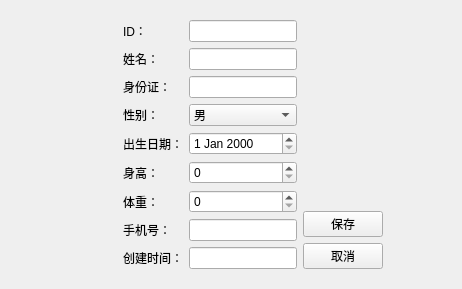
<?xml version="1.0" encoding="UTF-8"?>
<ui version="4.0">
 <class>PatientEditView</class>
 <widget class="QWidget" name="PatientEditView">
  <property name="geometry">
   <rect>
    <x>0</x>
    <y>0</y>
    <width>462</width>
    <height>289</height>
   </rect>
  </property>
  <property name="windowTitle">
   <string>编辑患者信息</string>
  </property>
  <layout class="QVBoxLayout" name="verticalLayout_2">
   <item>
    <spacer name="verticalSpacer_2">
     <property name="orientation">
      <enum>Qt::Orientation::Vertical</enum>
     </property>
     <property name="sizeHint" stdset="0">
      <size>
       <width>20</width>
       <height>40</height>
      </size>
     </property>
    </spacer>
   </item>
   <item>
    <layout class="QHBoxLayout" name="horizontalLayout_2">
     <item>
      <spacer name="horizontalSpacer">
       <property name="orientation">
        <enum>Qt::Orientation::Horizontal</enum>
       </property>
       <property name="sizeType">
        <enum>QSizePolicy::Policy::Fixed</enum>
       </property>
       <property name="sizeHint" stdset="0">
        <size>
         <width>112</width>
         <height>20</height>
        </size>
       </property>
      </spacer>
     </item>
     <item>
      <layout class="QHBoxLayout" name="horizontalLayout">
       <item>
        <layout class="QFormLayout" name="formLayout">
         <item row="0" column="0">
          <widget class="QLabel" name="label">
           <property name="text">
            <string>ID：</string>
           </property>
          </widget>
         </item>
         <item row="0" column="1">
          <widget class="QLineEdit" name="dbEditID"/>
         </item>
         <item row="1" column="0">
          <widget class="QLabel" name="label_2">
           <property name="text">
            <string>姓名：</string>
           </property>
          </widget>
         </item>
         <item row="1" column="1">
          <widget class="QLineEdit" name="dbEditName"/>
         </item>
         <item row="2" column="0">
          <widget class="QLabel" name="label_3">
           <property name="text">
            <string>身份证：</string>
           </property>
          </widget>
         </item>
         <item row="2" column="1">
          <widget class="QLineEdit" name="dbEditIDCard"/>
         </item>
         <item row="3" column="0">
          <widget class="QLabel" name="label_4">
           <property name="text">
            <string>性别：</string>
           </property>
          </widget>
         </item>
         <item row="3" column="1">
          <widget class="QComboBox" name="dbComboSex">
           <item>
            <property name="text">
             <string>男</string>
            </property>
           </item>
           <item>
            <property name="text">
             <string>女</string>
            </property>
           </item>
          </widget>
         </item>
         <item row="4" column="0">
          <widget class="QLabel" name="label_5">
           <property name="text">
            <string>出生日期：</string>
           </property>
          </widget>
         </item>
         <item row="4" column="1">
          <widget class="QDateEdit" name="dbDateEditDOB"/>
         </item>
         <item row="5" column="0">
          <widget class="QLabel" name="label_6">
           <property name="text">
            <string>身高：</string>
           </property>
          </widget>
         </item>
         <item row="5" column="1">
          <widget class="QSpinBox" name="dbSpinHeight"/>
         </item>
         <item row="6" column="0">
          <widget class="QLabel" name="label_7">
           <property name="text">
            <string>体重：</string>
           </property>
          </widget>
         </item>
         <item row="6" column="1">
          <widget class="QSpinBox" name="dbSpinWeight"/>
         </item>
         <item row="7" column="0">
          <widget class="QLabel" name="label_8">
           <property name="text">
            <string>手机号：</string>
           </property>
          </widget>
         </item>
         <item row="7" column="1">
          <widget class="QLineEdit" name="dbEditMobile"/>
         </item>
         <item row="8" column="0">
          <widget class="QLabel" name="label_9">
           <property name="text">
            <string>创建时间：</string>
           </property>
          </widget>
         </item>
         <item row="8" column="1">
          <widget class="QLineEdit" name="dbCreatedTimeStamp"/>
         </item>
        </layout>
       </item>
       <item>
        <layout class="QVBoxLayout" name="verticalLayout">
         <item>
          <spacer name="verticalSpacer">
           <property name="orientation">
            <enum>Qt::Orientation::Vertical</enum>
           </property>
           <property name="sizeHint" stdset="0">
            <size>
             <width>20</width>
             <height>40</height>
            </size>
           </property>
          </spacer>
         </item>
         <item>
          <widget class="QPushButton" name="pushButton">
           <property name="text">
            <string>保存</string>
           </property>
          </widget>
         </item>
         <item>
          <widget class="QPushButton" name="pushButton_2">
           <property name="text">
            <string>取消</string>
           </property>
          </widget>
         </item>
        </layout>
       </item>
      </layout>
     </item>
     <item>
      <spacer name="horizontalSpacer_2">
       <property name="orientation">
        <enum>Qt::Orientation::Horizontal</enum>
       </property>
       <property name="sizeHint" stdset="0">
        <size>
         <width>40</width>
         <height>20</height>
        </size>
       </property>
      </spacer>
     </item>
    </layout>
   </item>
   <item>
    <spacer name="verticalSpacer_3">
     <property name="orientation">
      <enum>Qt::Orientation::Vertical</enum>
     </property>
     <property name="sizeHint" stdset="0">
      <size>
       <width>20</width>
       <height>40</height>
      </size>
     </property>
    </spacer>
   </item>
  </layout>
 </widget>
 <resources/>
 <connections/>
</ui>
